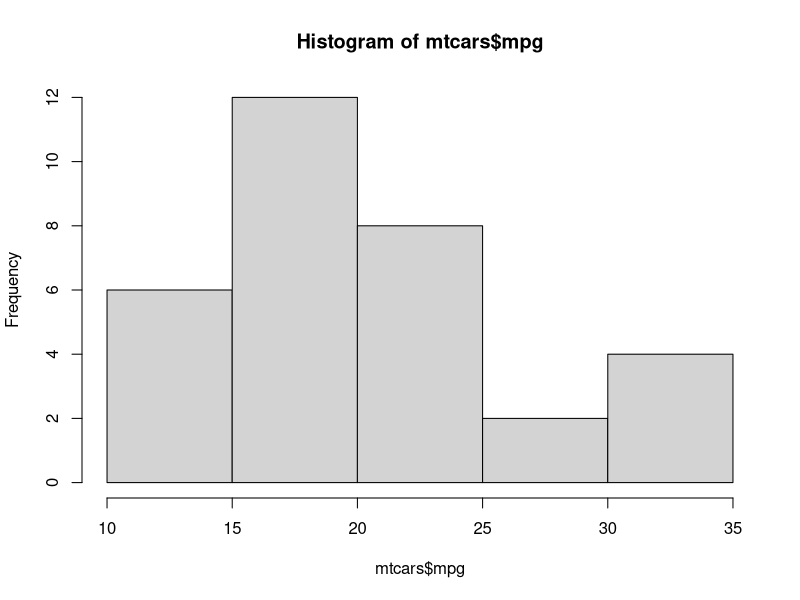
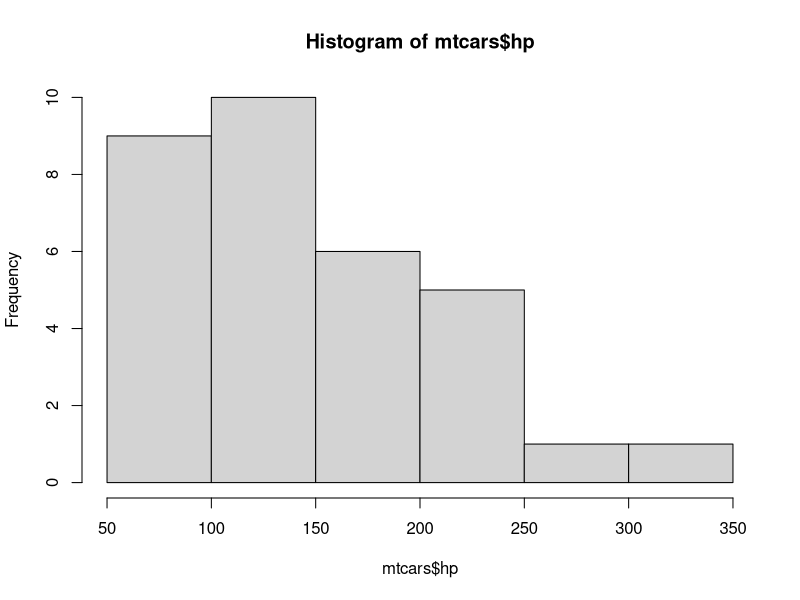
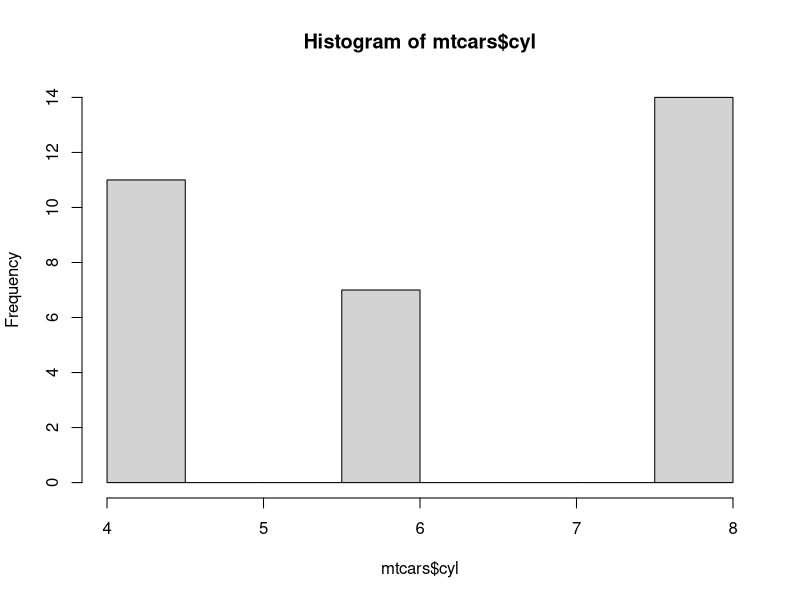
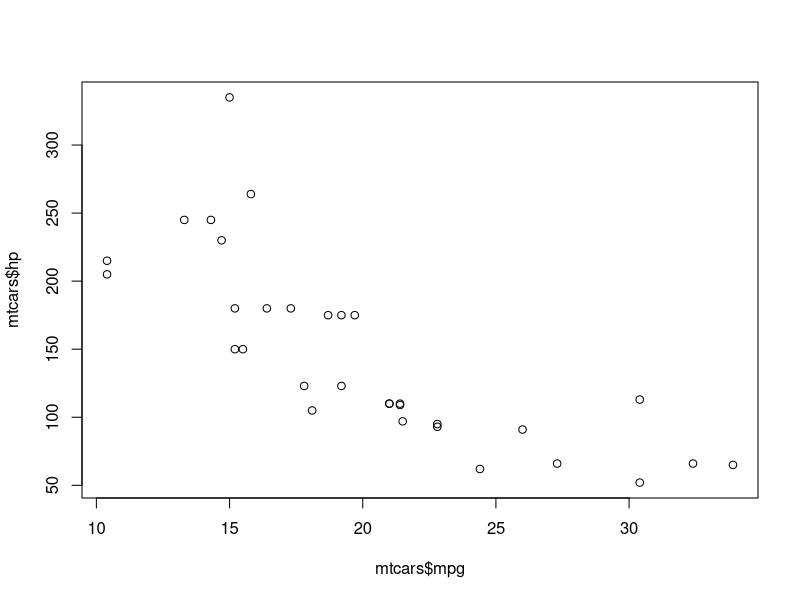

Recreate these plots in R, in order.
data()

?mtcars

data("mtcars")
head(mtcars)
head(mtcars, 4)
tail(mtcars)

class(mtcars)
dim(mtcars)


names(mtcars)

str(mtcars)
summary(mtcars)

hist(mtcars$mpg)
hist(mtcars$hp)
hist(mtcars$cyl)

plot(mtcars$mpg, mtcars$hp)
